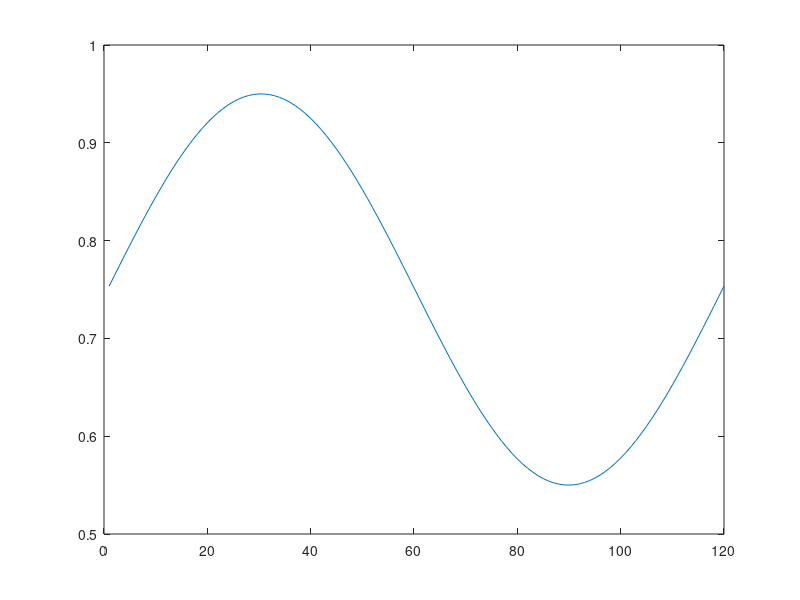

MATLAB code for this plot: (Note: this script raises an error after producing the figure.)
% analyze_RT.m

% Loads cleanData.mat file generated from cleanData.m
% Analyzes reaction time data time-locked to when the go cue sound was played

% Requires functions:
    % sine5Cost.m
    % sine61Cost.m
    % fminsearchbnd.m
        % https://www.mathworks.com/matlabcentral/fileexchange/8277-fminsearchbnd-fminsearchcon
    % Circular Statistics Toolbox for MATLAB
        % https://www.mathworks.com/matlabcentral/fileexchange/10676-circular-statistics-toolbox-directional-statistics

% Nathan Wispinski (nathan3@ualberta.ca)
% July 2020

%% Housekeeping
clear all; close all; clc;

% Add fminsearchbnd folder to path
disp("Adding fminsearchbnd folder to path.")
addpath('fminsearchbnd\')

% Add CircStat2012a folder to path
disp("Adding CircStat2012a folder to path.")
addpath('CircStat2012a\')

% Enter location of .mat files saved from cleanData.m script
workingDir = pwd;
cd(workingDir);

% Load cleaned data
load('cleanData.mat');

%% Description of variables from cleanData.mat

% allMT [#of Participants x #of trials]
    % Time from finger lift to screen touch (seconds)
% allRT [#of Participants x #of trials]
    % Time from go cue beep to finger lift (seconds)
% correct [#of Participants x #of trials]
    % Whether participant touched the correct filled-in target
    % (0=incorrect, 1=correct)
% endPos_collapsed [#of Participants x #of trials]
    % Where the cue stopped when participants lifted their finger
    % Converted to 1-61 circle points, where 1=100% , 30=50%, 61=100%
    % Dictated target probability
% trigPos_collapsed [#of Participants x #of trials]
    % Where the cue was when the go beep occured
    % Converted to 1-5 circle trigger points, where 1=100% , 3=50%, 5=100%
% vertOrHorzTargets [#of Participants x #of trials]
    % Whether targets were arranged vertically or horizontally on a trial
    % (0=Vertical, 1=Horizontal)
% reachAreaNorm [#of Participants x #of trials]
    % Single-trial 2D reach area between trajectory and a straight line
    % between start position and average endpoint for the correct target
    % Calculated on 2D plane of interest (vertical or horizontal)
    % Z-scored within participants for each of the potential target
    % directions (i.e., left/right/up/down)
    % Only calculated for correct trials
% rotCond [#of Participants x #of trials]
    % Which rotation condition the cue was on that trial
    % (0=Clockwise, 1=CounterClockwise, 2=Stationary)
% experiment [1 x #of Participants]
    % Which experiment this subject took part in
    % (1=Box, 2=Arrow)
% numSubs_total [double]
    % Total number of subjects used in final analysis
% maxTrials [double]
    % The maximum number of trials a participant could take part in


%% Sine wave model analysis description

% These data are well-described by a sine wave; the cue (box or arrow)
% rotates around a circle, and so the the probability of each target
% fluctuates over time in a sinusoid pattern with fixed frequency 180 deg/s.

% We can fit a sine wave model to single-trial datapoints in each condition for each subject.
% Then the data become 3 fitted sine wave parameters for each condition for each subject.
% We can think of this as a dimensionality reduction technique (e.g., PCA).
% Then we can statistically compare the sine wave parameters that describe these data.

%% Setup sine wave model

% Example initial parameters for sine wave function
% Fixed frequency/period parameter of 180 deg/s
b(1) = 0.75; % sineMean (i.e., vertical shift)
b(2) = 0.2; % sineRange (i.e., amplitude)
b(3) = deg2rad(1); % sineShift (i.e., phase)

% Sine function to fit (5 discrete points from 0pi to 2pi - to line up with data)
sine5Out = @(b) b(1) + (b(2)*sin(b(3) + (linspace(0,2*pi,5)) ));

% Sine function for plotting (120 discrete points from 0pi to 2pi)
sine120Out = @(b) b(1) + (b(2)*sin(b(3) + (linspace(0,2*pi,120)) ));

% Plot example sine wave
figure; plot(1:120,sine120Out(b));


%% Variables for reaction time and corresponding circle position
% Get reaction time for each trial
% Also note corresponding circle position (1:5)
% [2xTrials] matrix for each person for each condition
    % Note: 96 is max # of trials per condition (e.g., vertical and clockwise)

% Initialize matrices for single-trial data
rt_VertStat = nan(numSubs_total,2,96);
rt_VertCW = nan(numSubs_total,2,96);
rt_VertCCW = nan(numSubs_total,2,96);
rt_HorzStat = nan(numSubs_total,2,96);
rt_HorzCW = nan(numSubs_total,2,96);
rt_HorzCCW = nan(numSubs_total,2,96);

for sub = 1:numSubs_total
        % Vertical stationary
        idx = vertOrHorzTargets(sub,:)==0 & rotCond(sub,:)==2 & correct(sub,:)==1;
        rt_VertStat(sub,1,1:sum(idx)) = allRT(sub,idx);
        rt_VertStat(sub,2,1:sum(idx)) = trigPos_collapsed(sub,idx);

        % Vertical clockwise
        idx = vertOrHorzTargets(sub,:)==0 & rotCond(sub,:)==0 & correct(sub,:)==1;
        rt_VertCW(sub,1,1:sum(idx)) = allRT(sub,idx);
        rt_VertCW(sub,2,1:sum(idx)) = trigPos_collapsed(sub,idx);

        % Vertical counterclockwise
        idx = vertOrHorzTargets(sub,:)==0 & rotCond(sub,:)==1 & correct(sub,:)==1;
        rt_VertCCW(sub,1,1:sum(idx)) = allRT(sub,idx);
        rt_VertCCW(sub,2,1:sum(idx)) = trigPos_collapsed(sub,idx);

        % Horizontal stationary
        idx = vertOrHorzTargets(sub,:)==1 & rotCond(sub,:)==2 & correct(sub,:)==1;
        rt_HorzStat(sub,1,1:sum(idx)) = allRT(sub,idx);
        rt_HorzStat(sub,2,1:sum(idx)) = trigPos_collapsed(sub,idx);

        % Horizontal clockwise
        idx = vertOrHorzTargets(sub,:)==1 & rotCond(sub,:)==0 & correct(sub,:)==1;
        rt_HorzCW(sub,1,1:sum(idx)) = allRT(sub,idx);
        rt_HorzCW(sub,2,1:sum(idx)) = trigPos_collapsed(sub,idx);

        % Horizontal counterclockwise
        idx = vertOrHorzTargets(sub,:)==1 & rotCond(sub,:)==1 & correct(sub,:)==1;
        rt_HorzCCW(sub,1,1:sum(idx)) = allRT(sub,idx);
        rt_HorzCCW(sub,2,1:sum(idx)) = trigPos_collapsed(sub,idx);
end


%% Fit sinewave to single-trial datapoints in each condition
% Use fminsearchbnd instead of fminsearch to constrain amplitude parameter to be positive
    % Sometimes instead of shifting 180 degrees, amplitude parameter would switch sign
% NOTE: Parameter fitting should take about 2-5 minutes

% fminsearchbnd options
opts = optimset('fminsearch');
opts.Display = 'off';
LB = [0.100 0.01 -inf]; % Lower bound for each parameter
UB = [0.350 0.200 inf]; % Upper bound for each parameter
nFits = 100; % Number of fits with random parameters to try

% Initialize matrices for fitted parameters
params_VertStat = nan(numSubs_total,3);
params_VertCW = nan(numSubs_total,3);
params_VertCCW = nan(numSubs_total,3);
params_HorzStat = nan(numSubs_total,3);
params_HorzCW = nan(numSubs_total,3);
params_HorzCCW = nan(numSubs_total,3);

for cond = 1:6
    % Display current progress
    disp(['Fitting Condition: ' num2str(cond) '/6']);
for sub = 1:numSubs_total
    
    % Get data for this condition and subject
    if cond==1
        data = squeeze(rt_VertStat(sub,:,:));
    elseif cond==2
        data = squeeze(rt_VertCW(sub,:,:));
    elseif cond==3
        data = squeeze(rt_VertCCW(sub,:,:));
    elseif cond==4
        data = squeeze(rt_HorzStat(sub,:,:));
    elseif cond==5
        data = squeeze(rt_HorzCW(sub,:,:));
    elseif cond==6
        data = squeeze(rt_HorzCCW(sub,:,:));
    end
    
    % Initialize matrix for several fits
    tmp = NaN(nFits,4);
    for iFit = 1:nFits
        % Get random initial parameters within bounds
        randParams = [rand(1) rand(1)*UB(2) rand(1)*deg2rad(360)];
        % Find sine wave parameters by minimizing least-squares to single-trial data
            % Using sine5Cost.m function
        [s, score] = fminsearchbnd(@(x) sine5Cost(x,data), ...
            randParams,LB,UB,opts);
        tmp(iFit,:) = [s score];
    end
    % Get best fitting set of parameters for this subject/condition combo
    bestFit = find(min(tmp(:,4)));
    
    % Save data for this condition and subject
    if cond==1
        params_VertStat(sub,:) = tmp(bestFit,1:3);
    elseif cond==2
        params_VertCW(sub,:) = tmp(bestFit,1:3);
    elseif cond==3
        params_VertCCW(sub,:) = tmp(bestFit,1:3);
    elseif cond==4
        params_HorzStat(sub,:) = tmp(bestFit,1:3);
    elseif cond==5
        params_HorzCW(sub,:) = tmp(bestFit,1:3);
    elseif cond==6
        params_HorzCCW(sub,:) = tmp(bestFit,1:3);
    end
end
end


%% Calculate R2 values for each condition/participant
% Calculate how much variance is accounted for by the sine wave model
% relative to a straight line through the mean
% sine5Cost() outputs the sum of squared deviations between sine model and data

% Initialize r2 matrix
r2_values = nan(numSubs_total,6);

for sub = 1:numSubs_total
    % Horizontal Stationary
    SSModel = sine5Cost(params_HorzStat(sub,:),squeeze(rt_HorzStat(sub,:,:)));
    SSTotal = nansum((squeeze(rt_HorzStat(sub,1,:)) - nanmean(squeeze(rt_HorzStat(sub,1,:)))).^2);
    r2_values(sub,1) = 1-(SSModel/SSTotal);
    
    % Horizontal Clockwise
    SSModel = sine5Cost(params_HorzCW(sub,:),squeeze(rt_HorzCW(sub,:,:)));
    SSTotal = nansum((squeeze(rt_HorzCW(sub,1,:)) - nanmean(squeeze(rt_HorzCW(sub,1,:)))).^2);
    r2_values(sub,2) = 1-(SSModel/SSTotal);
    
    % Horizontal Counterclockwise
    SSModel = sine5Cost(params_HorzCCW(sub,:),squeeze(rt_HorzCCW(sub,:,:)));
    SSTotal = nansum((squeeze(rt_HorzCCW(sub,1,:)) - nanmean(squeeze(rt_HorzCCW(sub,1,:)))).^2);
    r2_values(sub,3) = 1-(SSModel/SSTotal);
    
    % Vertical Stationary
    SSModel = sine5Cost(params_VertStat(sub,:),squeeze(rt_VertStat(sub,:,:)));
    SSTotal = nansum((squeeze(rt_VertStat(sub,1,:)) - nanmean(squeeze(rt_VertStat(sub,1,:)))).^2);
    r2_values(sub,4) = 1-(SSModel/SSTotal);
    
    % Vertical Clockwise
    SSModel = sine5Cost(params_VertCW(sub,:),squeeze(rt_VertCW(sub,:,:)));
    SSTotal = nansum((squeeze(rt_VertCW(sub,1,:)) - nanmean(squeeze(rt_VertCW(sub,1,:)))).^2);
    r2_values(sub,5) = 1-(SSModel/SSTotal);
    
    % Vertical Counterclockwise
    SSModel = sine5Cost(params_VertCCW(sub,:),squeeze(rt_VertCCW(sub,:,:)));
    SSTotal = nansum((squeeze(rt_VertCCW(sub,1,:)) - nanmean(squeeze(rt_VertCCW(sub,1,:)))).^2);
    r2_values(sub,6) = 1-(SSModel/SSTotal);
end


%% Save R2 values to csv (if desired)
csvwrite('R2_RT.csv',r2_values);


%% Convert Phase parameter estimates to [0 360]
% fminsearchbnd Phase bounds are [-inf inf] to prevent estimates converging to bounds
    % We let Phase vary unconstrained, and then convert back to [0 360]
% Find all phase parameters greater than 2pi or less than 0pi
% Wrap around so they fall in [0pi 2pi]

% Horizontal Stationary
idx = params_HorzStat(:,3)>deg2rad(360) | params_HorzStat(:,3)<0;
params_HorzStat(idx,3) = mod(params_HorzStat(idx,3),deg2rad(360));

% Horizontal Clockwise
idx = params_HorzCW(:,3)>deg2rad(360) | params_HorzCW(:,3)<0;
params_HorzCW(idx,3) = mod(params_HorzCW(idx,3),deg2rad(360));

% Horizontal Counterclockwise
idx = params_HorzCCW(:,3)>deg2rad(360) | params_HorzCCW(:,3)<0;
params_HorzCCW(idx,3) = mod(params_HorzCCW(idx,3),deg2rad(360));

% Vertical Stationary
idx = params_VertStat(:,3)>deg2rad(360) | params_VertStat(:,3)<0;
params_VertStat(idx,3) = mod(params_VertStat(idx,3),deg2rad(360));

% Vertical Clockwise
idx = params_VertCW(:,3)>deg2rad(360) | params_VertCW(:,3)<0;
params_VertCW(idx,3) = mod(params_VertCW(idx,3),deg2rad(360));

% Vertical Counterclockwise
idx = params_VertCCW(:,3)>deg2rad(360) | params_VertCCW(:,3)<0;
params_VertCCW(idx,3) = mod(params_VertCCW(idx,3),deg2rad(360));


%% Plot distributions of parameters over 6 conditions
% Add jitter to x coordinate for display purposes
% Stationary = Black
% Clockwise = Blue
% Counterclockwise = Red
% Horizontal = First 3
% Vertical = Last 3

% Make a new figure
figure; hold on;
% Plot Mean parameter estimates
subplot(1,3,1); hold on;
scatter((0.5.*rand(1,numSubs_total))+0.75,params_HorzStat(:,1),'k','filled','MarkerEdgeColor','k');
scatter((0.5.*rand(1,numSubs_total))+1.75,params_HorzCW(:,1),'b','filled','MarkerEdgeColor','k');
scatter((0.5.*rand(1,numSubs_total))+2.75,params_HorzCCW(:,1),'r','filled','MarkerEdgeColor','k');
scatter((0.5.*rand(1,numSubs_total))+4.75,params_VertStat(:,1),'k','filled','MarkerEdgeColor','k');
scatter((0.5.*rand(1,numSubs_total))+5.75,params_VertCW(:,1),'b','filled','MarkerEdgeColor','k');
scatter((0.5.*rand(1,numSubs_total))+6.75,params_VertCCW(:,1),'r','filled','MarkerEdgeColor','k');
ylim([0 0.350]);
xlim([0.5 7.5]);
title('Mean');
set(gca,'LineWidth',1.5);
set(gca,'FontSize',20);
yticks([0 .150 0.300]); yticklabels({'0' '150' '300'});
xticks([2 6]); xticklabels({'H' 'V'});

% Plot Amplitude parameter estimates
subplot(1,3,2); hold on;
scatter((0.5.*rand(1,numSubs_total))+0.75,params_HorzStat(:,2),'k','filled','MarkerEdgeColor','k');
scatter((0.5.*rand(1,numSubs_total))+1.75,params_HorzCW(:,2),'b','filled','MarkerEdgeColor','k');
scatter((0.5.*rand(1,numSubs_total))+2.75,params_HorzCCW(:,2),'r','filled','MarkerEdgeColor','k');
scatter((0.5.*rand(1,numSubs_total))+4.75,params_VertStat(:,2),'k','filled','MarkerEdgeColor','k');
scatter((0.5.*rand(1,numSubs_total))+5.75,params_VertCW(:,2),'b','filled','MarkerEdgeColor','k');
scatter((0.5.*rand(1,numSubs_total))+6.75,params_VertCCW(:,2),'r','filled','MarkerEdgeColor','k');
ylim([0 0.100]);
xlim([0.5 7.5]);
title('Amplitude');
set(gca,'LineWidth',1.5);
set(gca,'FontSize',20);
yticks([0 .100 .200]); yticklabels({'0' '100' '200'});
xticks([2 6]); xticklabels({'H' 'V'});

% Plot Phase parameter estimates
subplot(1,3,3); hold on;
scatter((0.5.*rand(1,numSubs_total))+0.75,params_HorzStat(:,3),'k','filled','MarkerEdgeColor','k');
scatter((0.5.*rand(1,numSubs_total))+1.75,params_HorzCW(:,3),'b','filled','MarkerEdgeColor','k');
scatter((0.5.*rand(1,numSubs_total))+2.75,params_HorzCCW(:,3),'r','filled','MarkerEdgeColor','k');
scatter((0.5.*rand(1,numSubs_total))+4.75,params_VertStat(:,3),'k','filled','MarkerEdgeColor','k');
scatter((0.5.*rand(1,numSubs_total))+5.75,params_VertCW(:,3),'b','filled','MarkerEdgeColor','k');
scatter((0.5.*rand(1,numSubs_total))+6.75,params_VertCCW(:,3),'r','filled','MarkerEdgeColor','k');
% Plot expected phase
plot([0.5 7.5],[deg2rad(270) deg2rad(270)],'k--','LineWidth',2);
% Plotting options
ylim([deg2rad(0) deg2rad(360)]);
xlim([0.5 7.5]);
title('Phase');
set(gca,'LineWidth',1.5);
set(gca,'FontSize',20);
yticks([0 1*pi 2*pi]); yticklabels({'0' '180' '360'});
xticks([2 6]); xticklabels({'H' 'V'});

% Plotting options
set(gcf,'color','w');


%% Save figure (if desired)
saveas(gcf,'parameters_RT.pdf'); % As .pdf for vector graphics


%% Arrange data for statistics
% For each fitted sine wave parameter seperately
% [numSubs x 6 conditions]

% Mean parameters for both experiments
rt_Mean = ...
[params_HorzStat(:,1) params_HorzCW(:,1) params_HorzCCW(:,1) ...
params_VertStat(:,1) params_VertCW(:,1) params_VertCCW(:,1)];
% Add last column indicating which experiment participant belonged to (Box=1; Arrow=2)
rt_Mean(:,end+1) = experiment;

% Amplitude parameters for both experiments
rt_Amplitude = ...
[params_HorzStat(:,2) params_HorzCW(:,2) params_HorzCCW(:,2) ...
params_VertStat(:,2) params_VertCW(:,2) params_VertCCW(:,2)];
% Add last column indicating which experiment participant belonged to (Box=1; Arrow=2)
rt_Amplitude(:,end+1) = experiment;

% Phase parameters for both experiments
rt_Phase = ...
[params_HorzStat(:,3) params_HorzCW(:,3) params_HorzCCW(:,3) ...
params_VertStat(:,3) params_VertCW(:,3) params_VertCCW(:,3)];
% Add last column indicating which experiment participant belonged to (Box=1; Arrow=2)
rt_Phase(:,end+1) = experiment;


%% Save .csv files of data for statistics elsewhere (if desired)
csvwrite('RT_Mean.csv',rt_Mean);
csvwrite('RT_Amplitude.csv',rt_Amplitude);
csvwrite('RT_Phase.csv',rt_Phase);


%% Circular statistics for comparing phase
% Get grand average phase parameter estimate (collapsing across experiment and arrangement)
% Calculate confidence intervals (w/ Bonferroni correction)
% Test if average phase in each condition is different from expected phase
% NOTE: Requires Circular Statistics Toolbox

% Initialize arrays for test statistics
sigPhase = nan(1,3);
meanPhase = nan(1,3);
upperPhaseCI = nan(1,3);
lowerPhaseCI = nan(1,3);

for cond = 1:3
    % Get phase estimates in this condition
    tmpAngles = circ_mean(rt_Phase(:,[cond cond+3])');
    tmpAngles = wrapTo2Pi(tmpAngles);
    % One-sample test for mean angle against expected angle (w/ confidence intervals)
    [sigPhase(cond), meanPhase(cond), upperPhaseCI(cond), lowerPhaseCI(cond)] = ...
        circ_mtest(tmpAngles,deg2rad(270),0.05/(3*3*2));
end
% Wrap angles to 2pi
meanPhase = wrapTo2Pi(meanPhase);
upperPhaseCI = wrapTo2Pi(upperPhaseCI);
lowerPhaseCI = wrapTo2Pi(lowerPhaseCI);


%% Estimate time lag for each phase

% Estimate mean phase for each rotation collapsing across arrangement
meanPhaseStat = meanPhase(1);
meanPhaseCW = meanPhase(2);
meanPhaseCCW = meanPhase(3);

% Get difference from expected phase
diffPhaseStat = meanPhaseStat - deg2rad(270);
diffPhaseCW = meanPhaseCW - deg2rad(270);
diffPhaseCCW = meanPhaseCCW - deg2rad(270);

% Convert to degrees
diffPhaseStat = rad2deg(diffPhaseStat);
diffPhaseCW = rad2deg(diffPhaseCW);
diffPhaseCCW = rad2deg(diffPhaseCCW);

% Convert degrees to time estimate (stimulus rotates at 180deg/s)
disp(diffPhaseStat/180);
disp(diffPhaseCW/180);
disp(diffPhaseCCW/180);


%% Pairwise comparisons between phase estimates
% Conduct a one-sample circular t-test on the paired differences in each condition

% Initialize arrays for test statistics
sigPhase_paired = nan(3,3);
meanPhase_paired = nan(3,3);
upperPhaseCI_paired = nan(3,3);
lowerPhaseCI_paired = nan(3,3);

for cond = 1:3
    for cond2 = 1:3

    % Get phase estimates in this condition
    tmpAngles1 = wrapTo2Pi(circ_mean([rt_Phase(:,cond) rt_Phase(:,cond+3)]'));
    % Get phase estimates in another condition
    tmpAngles2 = wrapTo2Pi(circ_mean([rt_Phase(:,cond2) rt_Phase(:,cond2+3)]'));
    % Get paired difference of angles
    diffAngles = tmpAngles1 - tmpAngles2;
    % One-sample test for angle difference vs. 0 (w/ confidence intervals)
    [sigPhase_paired(cond,cond2), meanPhase_paired(cond,cond2), ...
        upperPhaseCI_paired(cond,cond2), lowerPhaseCI_paired(cond,cond2)] = ...
        circ_mtest(diffAngles,deg2rad(0),0.05/(3*3*2));
    end
end


%% Make a polar plot
% Average Horizontal and Vertical average phases and upper and lower CI estimates

% Dimensions of the circle to plot
r = 1; % Radius
ang = [0:0.01:2*pi 0]; % Angular points to plot

% Make a new figure
figure; hold on;

% CI patches (corrected for multiple comparisons)
% Stationary
xp = [0 r*cos(linspace(lowerPhaseCI(1)+pi,upperPhaseCI(1)+pi,100)) 0];
yp = [0 r*sin(linspace(lowerPhaseCI(1)+pi,upperPhaseCI(1)+pi,100)) 0];
patch(xp,yp,'k','EdgeColor','None');
% Clockwise
xp = [0 r*cos(linspace(lowerPhaseCI(2)+pi,upperPhaseCI(2)+pi,100)) 0];
yp = [0 r*sin(linspace(lowerPhaseCI(2)+pi,upperPhaseCI(2)+pi,100)) 0];
patch(xp,yp,'b','EdgeColor','None');
% Counterclockwise
xp = [0 r*cos(linspace(lowerPhaseCI(3)+pi,upperPhaseCI(3)+pi,100)) 0];
yp = [0 r*sin(linspace(lowerPhaseCI(3)+pi,upperPhaseCI(3)+pi,100)) 0];
patch(xp,yp,'r','EdgeColor','None');

% Plot mean angles of stationary, CW, and CCW
% Stationary
xp = r*cos(meanPhase(1)+pi);
yp = r*sin(meanPhase(1)+pi);
plot([0 xp],[0 yp],'k','LineWidth',2);
% Clockwise
xp = r*cos(meanPhase(2)+pi);
yp = r*sin(meanPhase(2)+pi);
plot([0 xp],[0 yp],'b','LineWidth',2);
% Counterclockwise
xp = r*cos(meanPhase(3)+pi);
yp = r*sin(meanPhase(3)+pi);
plot([0 xp],[0 yp],'r','LineWidth',2);

% Plot expected angle as dotted line
xp = r*cos(deg2rad(270)+pi);
yp = r*sin(deg2rad(270)+pi);
plot([0 xp],[0 yp+0.2],'k--','LineWidth',2);
% Plot a circle
xp = r*cos(ang);
yp = r*sin(ang);
plot(xp,yp,'k','LineWidth',3);
% Plotting options
alpha(0.3); % Set patch transparency
set(gca,'LineWidth',1.5);
set(gca,'FontSize',20);
axis off; axis equal;
set(gcf,'color','w');


%% Save polar plot of phase parameters
saveas(gcf,'RT_Phase.pdf'); % As .pdf for vector graphics


%% Average parameters to get average sine wave for each Rotation condition

% Collapse parameters across target arrangement conditions (Horizontal/Vertical)
stat_params = [params_HorzStat; params_VertStat];
CW_params = [params_HorzCW; params_VertCW];
CCW_params = [params_HorzCCW; params_VertCCW];

% Average parameters in each rotation condition
avg_statParams = [mean(stat_params(:,1)) mean(stat_params(:,2)) mod(circ_mean(stat_params(:,3)),deg2rad(360))];
avg_CWParams = [mean(CW_params(:,1)) mean(CW_params(:,2)) mod(circ_mean(CW_params(:,3)),deg2rad(360))];
avg_CCWParams = [mean(CCW_params(:,1)) mean(CCW_params(:,2)) mod(circ_mean(CCW_params(:,3)),deg2rad(360))];


%% Plot all individual sine models for each rotation condition
scatterSize = 100;
sineColor = [0.7 0.7 0.7];

% Make a figure
figure; hold on;

% Plot Stationary models
subplot(1,3,1); hold on;
% Plot all individual model fits from stationary conditions
for sub = 1:numSubs_total
    plot(linspace(1,5,120),sine120Out(params_HorzStat(sub,:)),'Color',sineColor);
end
for sub = 1:numSubs_total
    plot(linspace(1,5,120),sine120Out(params_VertStat(sub,:)),'Color',sineColor);
end
% Plot average model
plot(linspace(1,5,120),sine120Out(avg_statParams),'Color','k','LineWidth',2);
% Plotting options
ylim([0.100 0.350]); xlim([0.9 5.1]);
title('Stationary');
xticks([1 3 5]); xticklabels({'100%' '50%' '100%'});
yticks([0.100 0.200 0.300]); yticklabels({'100' '200' '300'});
xlabel('Target Validity');
set(gca,'LineWidth',1.5);
set(gca,'FontSize',20);

% Plot CW data and models
subplot(1,3,2); hold on;
% Plot all individual model fits from stationary conditions
for sub = 1:numSubs_total
    plot(linspace(1,5,120),sine120Out(params_HorzCW(sub,:)),'Color',sineColor);
end
for sub = 1:numSubs_total
    plot(linspace(1,5,120),sine120Out(params_VertCW(sub,:)),'Color',sineColor);
end
% Plot average model
plot(linspace(1,5,120),sine120Out(avg_CWParams),'Color','b','LineWidth',2);
% Plotting options
ylim([0.100 0.350]); xlim([0.9 5.1]);
title('CW');
xticks([1 3 5]); xticklabels({'100%' '50%' '100%'});
yticks([0.100 0.200 0.300]); yticklabels({'100' '200' '300'});
xlabel('Target Validity');
set(gca,'LineWidth',1.5);
set(gca,'FontSize',20);

% Plot CCW data and models
subplot(1,3,3); hold on;
% Plot all individual model fits from stationary conditions
for sub = 1:numSubs_total
    plot(linspace(1,5,120),sine120Out(params_HorzCCW(sub,:)),'Color',sineColor);
end
for sub = 1:numSubs_total
    plot(linspace(1,5,120),sine120Out(params_VertCCW(sub,:)),'Color',sineColor);
end
% Plot average model
plot(linspace(1,5,120),sine120Out(avg_CCWParams),'Color','r','LineWidth',2);
% Plotting options
ylim([0.100 0.350]); xlim([0.9 5.1]);
title('CCW');
xticks([1 3 5]); xticklabels({'100%' '50%' '100%'});
yticks([0.100 0.200 0.300]); yticklabels({'100' '200' '300'});
xlabel('Target Validity');
set(gca,'LineWidth',1.5);
set(gca,'FontSize',20);

% Plotting options
set(gcf,'color','w');


%% Save figure
saveas(gcf,'RT.pdf'); % As .pdf for vector graphics

